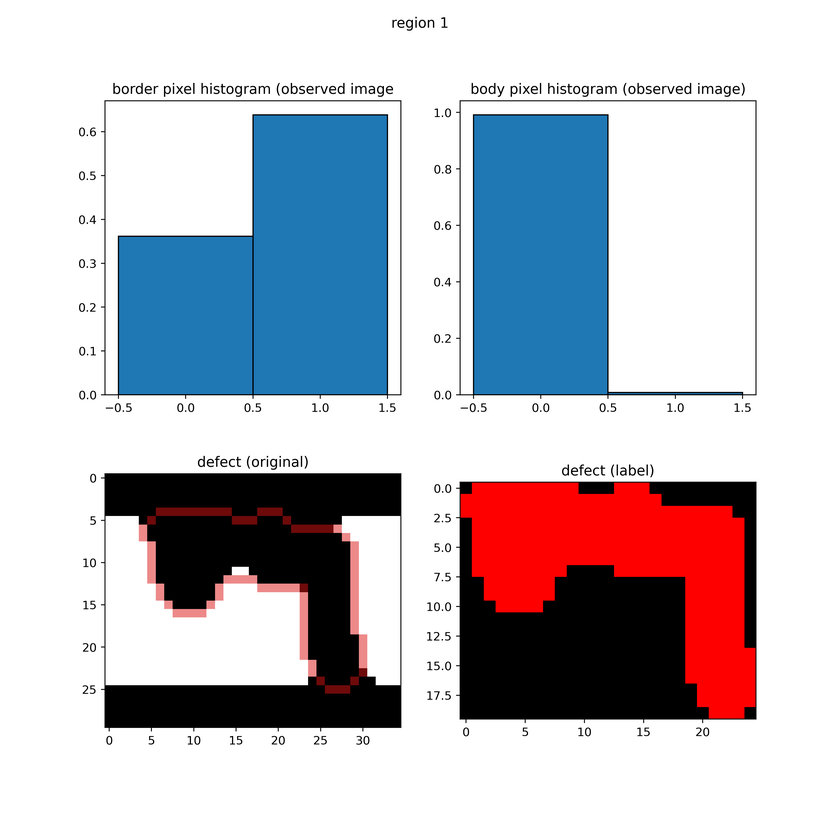
#> input picture notebooks/region0.png, 840 x 840 px, shrunk from 4000 x 4000 before the run; its folder holds only this picture in this run
$ python -i cv.py   (imports and definitions only)
#> lines starting #> are read from the running program, lines starting #| are printed output that depends on the picture
import skimage as ski
import skimage.morphology as morph
import numpy as np
from .util.deeppcb import Defect
from typing import List

# img_pair : (img_truth, img_obsv)

class Unclassifiable(Exception): ...

def bbox_overlaps_defect(bbox, defect):
    minr, minc, maxr, maxc = bbox

    return not (minc > defect.x1 or minr > defect.y1 or maxc < defect.x0 or maxr < defect.y0)

def get_defect_blobs(img_pair, closing_structure=None):
    img_truth, img_obsv = img_pair
    closing_structure = closing_structure or morph.square(3)

    defect_mask = morph.binary_opening(img_truth ^ img_obsv)
    blobs = morph.binary_closing(defect_mask, closing_structure)
    blobs = morph.remove_small_holes(blobs)
    blobs = morph.remove_small_objects(blobs)
    labels = ski.measure.label(blobs)

    return (blobs, labels, defect_mask)

# wf -> "white fraction"
def _wf(x):
    return np.count_nonzero(x)/x.size

# [36 lines of commented-out code are left out]

def featurize_region(img_pair, labels, region):
    img_truth, img_obsv = img_pair

    contours = ski.measure.find_contours(labels == region.label, 0, fully_connected='high')
    if len(contours) != 1:
        return None
    contour = contours[0]

    # get the image coordinates of the contour
    rows, cols = contour.astype(np.int64).T
    # measure white fraction within defect blob and on contour, for both template and observed
    features = np.array([
        _wf(img_obsv[rows, cols]),
        _wf(img_obsv[labels==region.label]),
        _wf(img_truth[rows, cols]),
        _wf(img_truth[labels==region.label]),
        region.eccentricity,
    ])

    return features

>>> import cv2
>>> picture = cv2.imread('../notebooks/region0.png', cv2.IMREAD_GRAYSCALE)
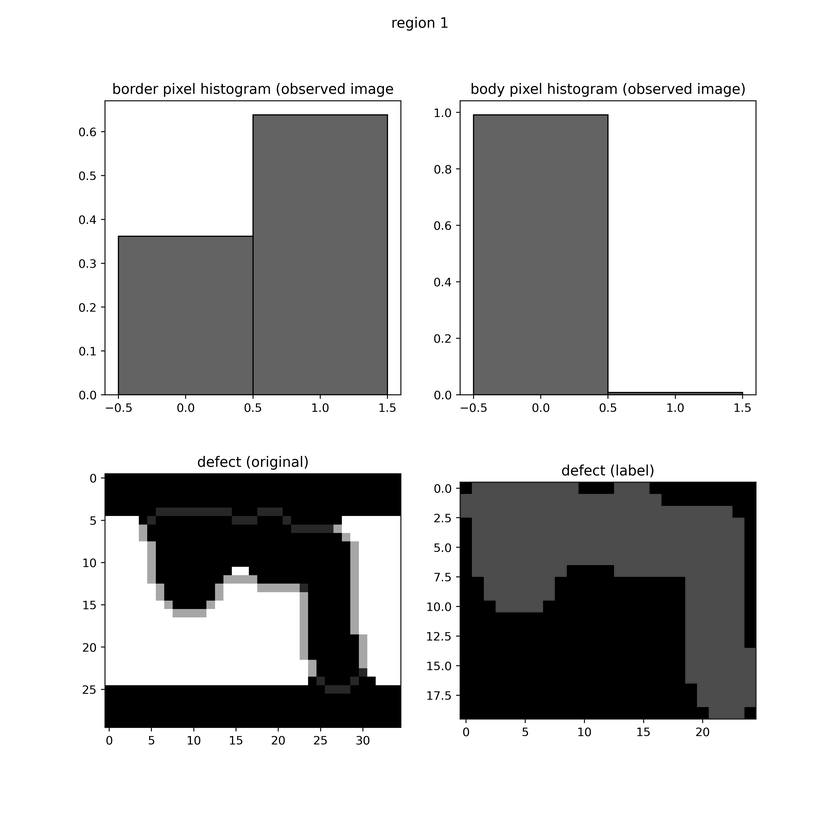
#> picture: shape (840, 840); min 0, max 255, mean 192.1
#> (the run stopped early here; a loop or call above may not have finished)
